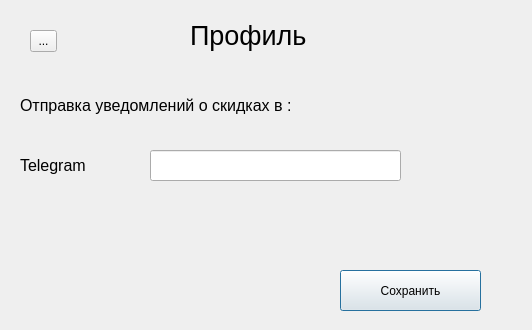
<?xml version="1.0" encoding="UTF-8"?>
<ui version="4.0">
 <class>Dialog</class>
 <widget class="QDialog" name="Dialog">
  <property name="geometry">
   <rect>
    <x>0</x>
    <y>0</y>
    <width>532</width>
    <height>330</height>
   </rect>
  </property>
  <property name="windowTitle">
   <string>Dialog</string>
  </property>
  <widget class="QLabel" name="label">
   <property name="geometry">
    <rect>
     <x>190</x>
     <y>10</y>
     <width>211</width>
     <height>51</height>
    </rect>
   </property>
   <property name="font">
    <font>
     <pointsize>20</pointsize>
    </font>
   </property>
   <property name="text">
    <string>Профиль</string>
   </property>
  </widget>
  <widget class="QLabel" name="label_2">
   <property name="geometry">
    <rect>
     <x>20</x>
     <y>90</y>
     <width>411</width>
     <height>31</height>
    </rect>
   </property>
   <property name="font">
    <font>
     <pointsize>12</pointsize>
    </font>
   </property>
   <property name="text">
    <string>Отправка уведомлений о скидках в :</string>
   </property>
  </widget>
  <widget class="QToolButton" name="toolButton">
   <property name="geometry">
    <rect>
     <x>30</x>
     <y>30</y>
     <width>27</width>
     <height>22</height>
    </rect>
   </property>
   <property name="text">
    <string>...</string>
   </property>
  </widget>
  <widget class="QLineEdit" name="lineEdit">
   <property name="geometry">
    <rect>
     <x>150</x>
     <y>150</y>
     <width>251</width>
     <height>31</height>
    </rect>
   </property>
  </widget>
  <widget class="QLabel" name="label_3">
   <property name="geometry">
    <rect>
     <x>20</x>
     <y>150</y>
     <width>111</width>
     <height>31</height>
    </rect>
   </property>
   <property name="font">
    <font>
     <pointsize>12</pointsize>
    </font>
   </property>
   <property name="text">
    <string>Telegram</string>
   </property>
  </widget>
  <widget class="QPushButton" name="pushButton">
   <property name="geometry">
    <rect>
     <x>340</x>
     <y>270</y>
     <width>141</width>
     <height>41</height>
    </rect>
   </property>
   <property name="text">
    <string>Сохранить</string>
   </property>
  </widget>
  <widget class="QLabel" name="label_4">
   <property name="geometry">
    <rect>
     <x>170</x>
     <y>210</y>
     <width>231</width>
     <height>31</height>
    </rect>
   </property>
   <property name="text">
    <string/>
   </property>
  </widget>
 </widget>
 <resources/>
 <connections/>
</ui>
